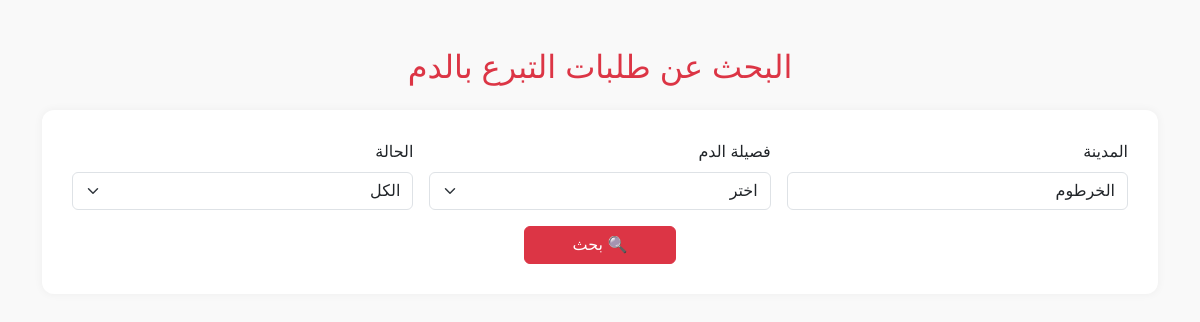
/Templates/Pages/search_request.php?city=الخرطوم, run on an earlier commit of the app's database.
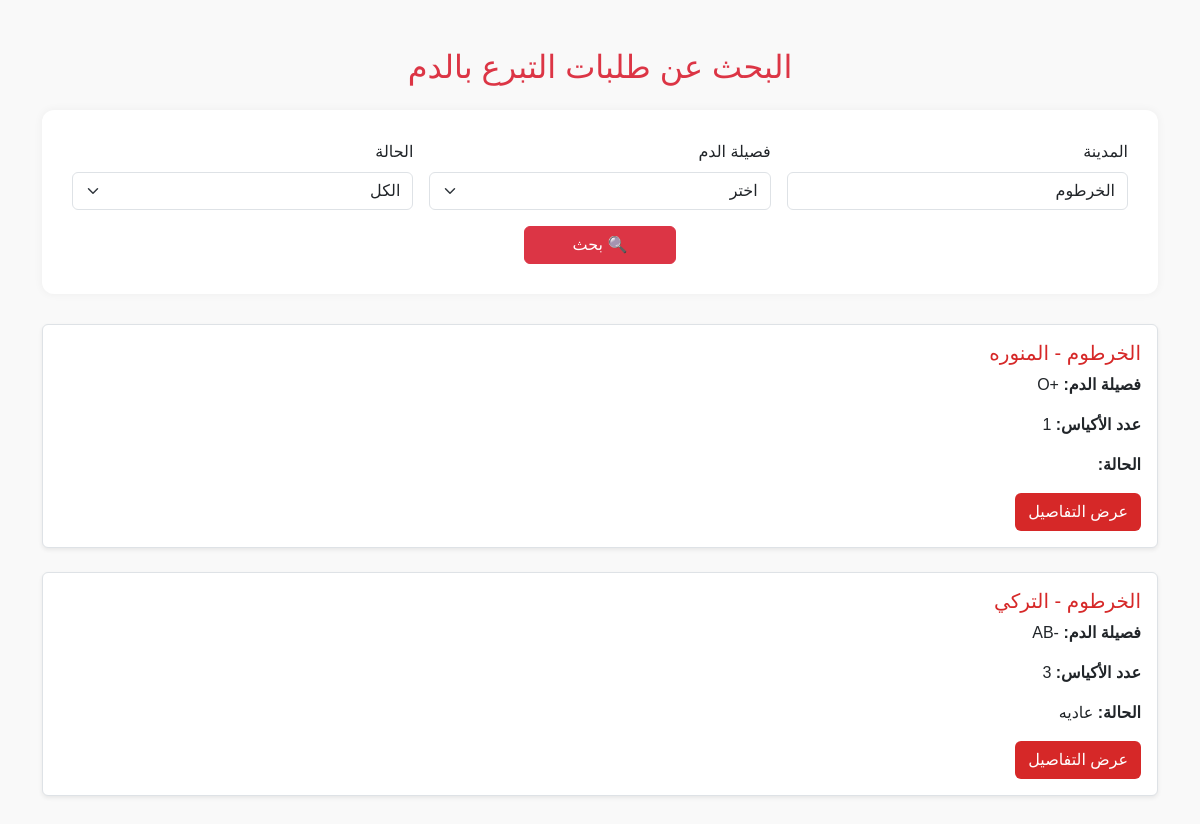
And on a later commit of the database.
### tables this page shows
CREATE TABLE IF NOT EXISTS `blood_requests` (
  `id` int NOT NULL AUTO_INCREMENT,
  `hospital_name` varchar(100) DEFAULT NULL,
  `city` varchar(100) DEFAULT NULL,
  `blood_type` varchar(5) DEFAULT NULL,
  `bags` int DEFAULT NULL,
  `contact_number` varchar(15) DEFAULT NULL,
  `notes` text,
  `urgency` varchar(255) NOT NULL,
  `request_date` timestamp NULL DEFAULT CURRENT_TIMESTAMP,
  PRIMARY KEY (`id`)
);

### Templates/Pages/search_request.php (the view, shortened to what this page needs)
<?php
require_once '../../Core/db.php';
$city = $_GET['city'] ?? '';
$query = "SELECT * FROM blood_requests WHERE 1=1";
$params = [];
$types = "";
if (!empty($city)) {
    $query .= " AND city LIKE ?";
    $params[] = "%$city%";
    $types .= "s";
}
$stmt = $conn->prepare($query);
if ($params) {
    $stmt->bind_param($types, ...$params);
}
$stmt->execute();
$result = $stmt->get_result();
?>
<!DOCTYPE html>
<html lang="ar" dir="rtl">
    <head>
        <link href="https://cdn.jsdelivr.net/npm/bootstrap@5.3.0/dist/css/bootstrap.rtl.min.css" rel="stylesheet">
        <link rel="stylesheet" href="../../Static/css/search_request.css">
    </head>
    <body>
        <div class="container py-5">
            <h2 class="mb-4 text-center text-danger">البحث عن طلبات التبرع بالدم</h2>
            <div class="search-box">
                <form method="GET">
                    <div class="row g-3">
                        <div class="col-md-4">
                            <label class="form-label">المدينة</label>
                            <input type="text" name="city" class="form-control" value="<?= htmlspecialchars($city) ?>"
                                placeholder="مثل: الخرطوم">
                        </div>
                        <div class="col-md-4">
                            <label class="form-label">فصيلة الدم</label>
                            <select name="blood_type" class="form-select">
                                <option value="">اختر</option>
                            </select>
                        </div>
                        <div class="col-md-4">
                            <label class="form-label">الحالة</label>
                            <select name="status" class="form-select">
                                <option value="">الكل</option>
                            </select>
                        </div>
                        <div class="col-12 text-center mt-3">
                            <button type="submit" class="btn btn-danger px-5">🔍 بحث</button>
                        </div>
                    </div>
                </form>
            </div>
            <?php while ($row = $result->fetch_assoc()): ?>
            <div class="result-card mt-4 p-3 border rounded shadow-sm">
                <h5><?= htmlspecialchars($row['city']) ?> - <?= htmlspecialchars($row['hospital_name']) ?></h5>
                <p><strong>فصيلة الدم:</strong> <?= htmlspecialchars($row['blood_type']) ?></p>
                <p><strong>عدد الأكياس:</strong> <?= htmlspecialchars($row['bags']) ?></p>
                <p><strong>الحالة:</strong>
                    <span class="<?= $row['urgency'] === 'طارئة' ? 'text-danger fw-bold' : '' ?>">
                        <?= htmlspecialchars($row['urgency']) ?>
                    </span>
                </p>
                <a href="details_request.php?id=<?= $row['id'] ?>" class="btn btn-details">عرض التفاصيل</a>
            </div>
            <?php endwhile; ?>
        </div>
    </body>
</html>

What changed in the data, as far as the page shows it:
added blood_requests: city "الخرطوم", hospital_name "المنوره", blood_type "+O", bags "1"
added blood_requests: city "الخرطوم", hospital_name "التركي", blood_type "-AB", bags "3", urgency "عاديه"
